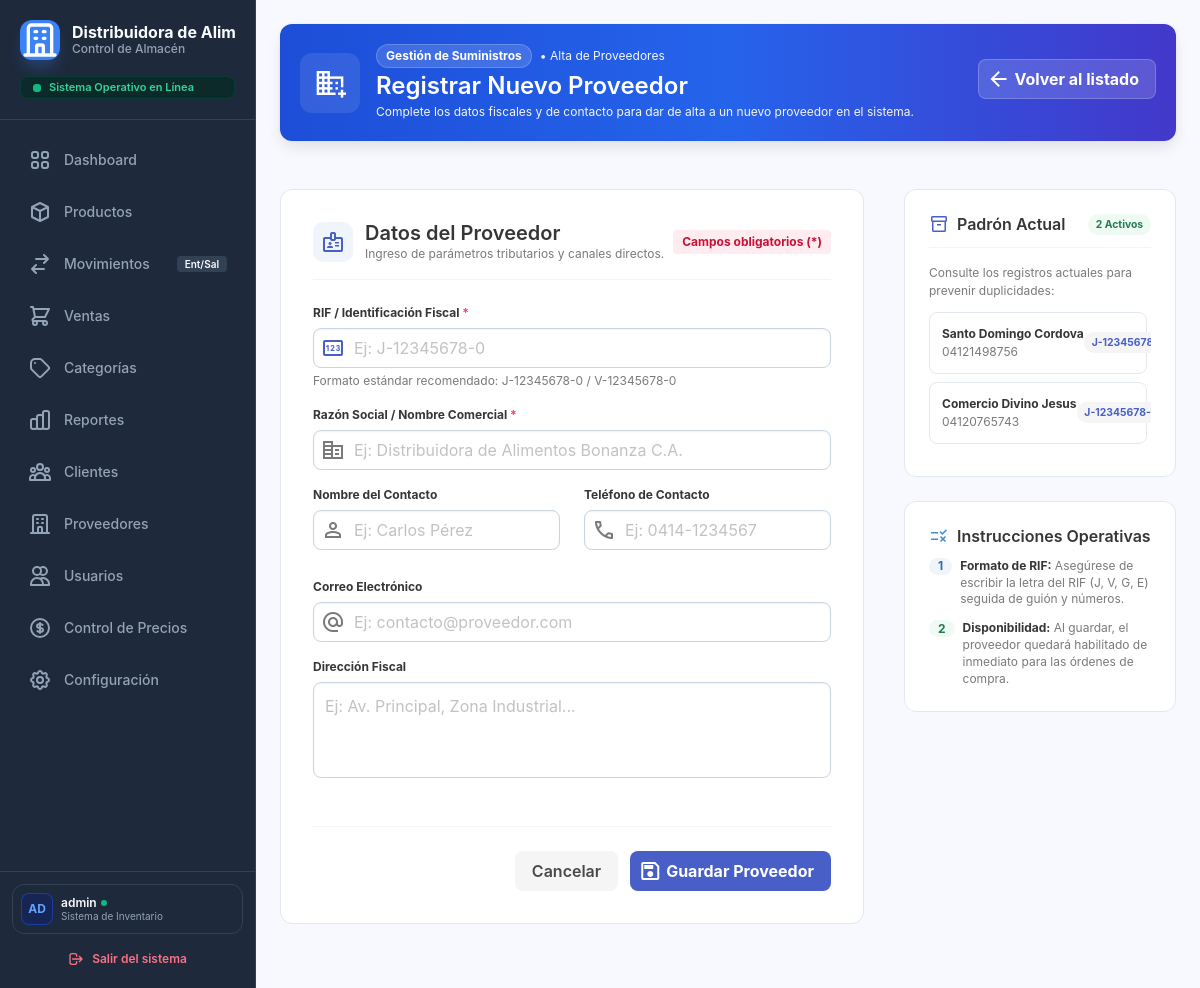
The app's page /index.php?controller=proveedor&action=formcrearproveedor (signed in), older data.
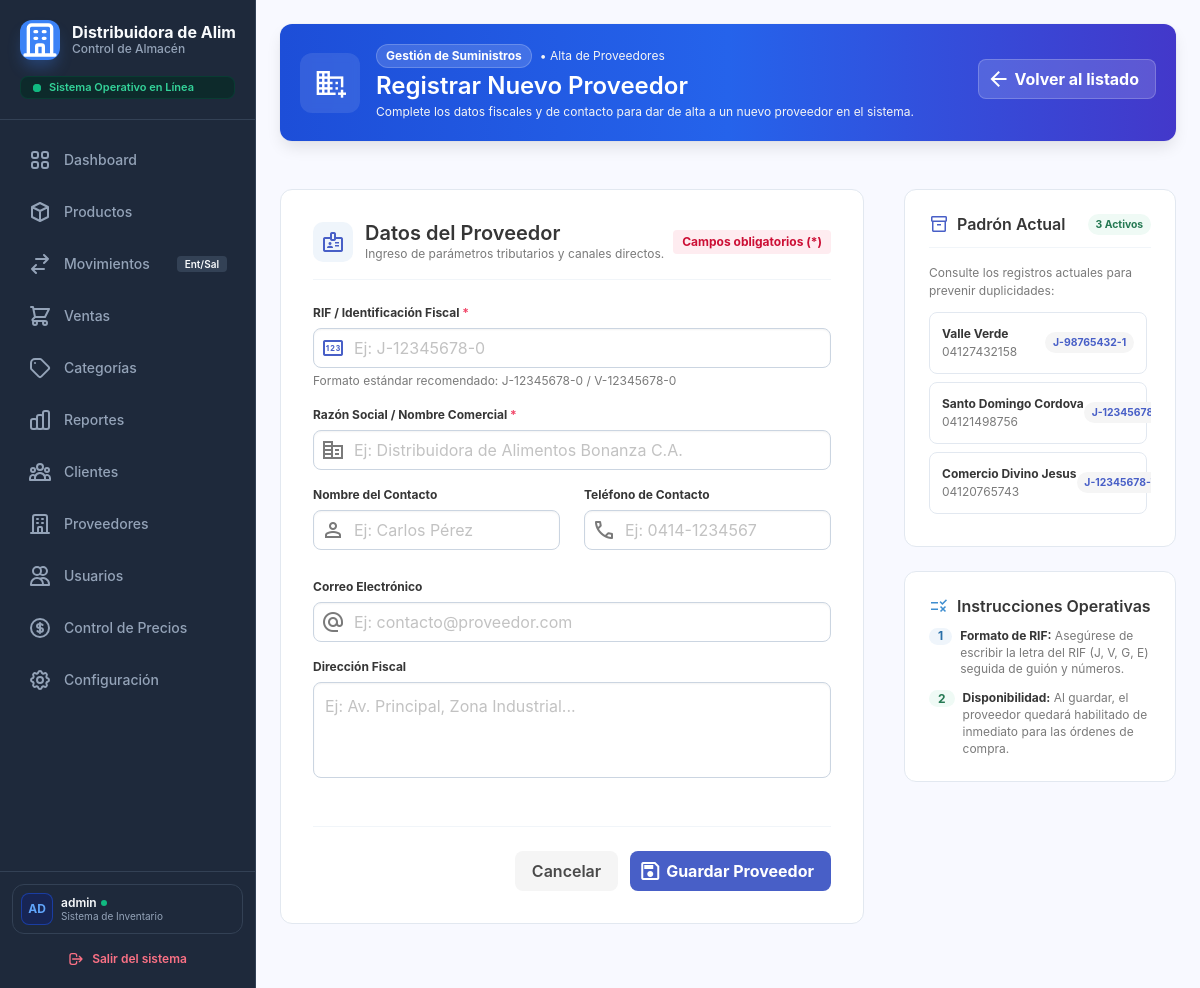
The same page, newer data.
### tables this page shows
CREATE TABLE `proveedores` (
  `id_proveedor` int(11) NOT NULL AUTO_INCREMENT,
  `rif` varchar(20) NOT NULL,
  `razon_social` varchar(100) NOT NULL,
  `nombre_contacto` varchar(100) DEFAULT NULL,
  `telefono` varchar(20) DEFAULT NULL,
  `email` varchar(100) DEFAULT NULL,
  `direccion` text DEFAULT NULL,
  `estado` tinyint(1) DEFAULT 1,
  PRIMARY KEY (`id_proveedor`),
  UNIQUE KEY `rif` (`rif`)
);

### app/controller/proveedorController.php (called while the page is built, shortened)
<?php
require_once __DIR__ . '/../model/proveedorModel.php';
class ProveedorController {
    private $proveedorModel;
    public function __construct() {
        $database = new Database();
        $pdo = $database->getConnection();
        $this->proveedorModel = new proveedorModel($pdo);
    }
    public function formcrearproveedor() {
        $proveedores = $this->proveedorModel->getAll();
        require_once __DIR__ . '/../views/proveedor/crearProveedor.php';
    }
}
?>

### public/index.php (called while the page is built, shortened)
<?php
$controlador = $_GET['controller'] ?? 'sistema';
$accion      = $_GET['action']     ?? 'index';
$controlador = is_string($controlador) ? strtolower($controlador) : '';
$accion      = is_string($accion)      ? strtolower($accion)      : '';
$definicion = $rutas[$controlador];
$ruta       = $definicion['acciones'][$accion];
$json       = $ruta['json'];
try {
    $instancia = new $clase();
    $instancia->$accion();
} catch (Throwable $e) {
    registrarEvento('error_interno', $controlador . '/' . $accion . ': ' . $e->getMessage());
    responderError(
        500,
        MODO_DESARROLLO ? $e->getMessage() : 'Ocurrió un error interno. Inténtalo de nuevo más tarde.',
        $json
    );
}

### app/model/proveedorModel.php (called while the page is built, shortened)
<?php
    class ProveedorModel{
        private $pdo;
        public function __construct($pdo){
            $this->pdo = $pdo;
    }
        public function getAll(){
            $stmt = $this->pdo->query("SELECT * FROM proveedores ORDER BY razon_social ASC");
            return $stmt->fetchAll(PDO::FETCH_ASSOC);
        }
}
    ?>

### app/views/proveedor/crearProveedor.php (the view, shortened to what the changed rows need)
<?php
$proveedores = $proveedores ?? [];
?>
<!DOCTYPE html>
<html lang="es">
<head>
    <link href="https://cdnjs.cloudflare.com/ajax/libs/font-awesome/6.4.0/css/all.min.css" rel="stylesheet">
    <link href="https://cdn.jsdelivr.net/npm/bulma@0.9.4/css/bulma.min.css" rel="stylesheet">
    <link rel="stylesheet" href="assets/css/sidebar.css" />
    <link rel="stylesheet" href="assets/css/tablas.css" />
</head>
<body class="is-flex" style="background-color: #f8f9ff; height: 100vh; overflow: hidden; width: 100%;">
    <?php require_once __DIR__ . '/../layouts/sidebar.php'; ?>
    <main class="main is-flex-grow-1" style="background-color: #f8f9ff; width: 100%; height: 100vh; overflow-y: auto; overflow-x: hidden;">
        <div class="p-5" style="width: 100%; padding-bottom: 4rem !important;">
            <div class="box mb-6" style="background: linear-gradient(90deg, #1d4ed8 0%, #2563eb 50%, #4338ca 100%); border-radius: 12px; border: none; overflow: hidden; position: relative;">
                <div class="is-flex is-align-items-center is-justify-content-space-between is-flex-wrap-wrap" style="gap: 1.5rem; position: relative; z-index: 2;">
                    <div class="is-flex is-align-items-center" style="gap: 1rem;">
                        <div>
                            <h1 class="title is-4 has-text-white mb-0 mt-1">Registrar Nuevo Proveedor</h1>
                        </div>
                    </div>
                </div>
            </div>
            <div class="columns is-variable is-5">
                <div class="column is-8">
                    <form action="index.php?controller=proveedor&action=guardar" method="POST" id="formCrearProveedor" class="box is-shadowless" style="border: 1px solid #e2e8f0; border-radius: 12px; padding: 2rem;">
                        <div class="is-flex is-align-items-center is-justify-content-space-between mb-5" style="border-bottom: 1px solid #f1f5f9; padding-bottom: 1rem;">
                            <div class="is-flex is-align-items-center" style="gap: 12px;">
                                <div>
                                    <h2 class="title is-5 mb-0 has-text-dark">Datos del Proveedor</h2>
                                </div>
                            </div>
                        </div>
                    </form>
                </div>
                <div class="column is-4">
                    <div class="box is-shadowless mb-5" style="border: 1px solid #e2e8f0; border-radius: 12px; padding: 1.5rem;">
                        <div class="is-flex is-align-items-center is-justify-content-space-between mb-4" style="border-bottom: 1px solid #f1f5f9; padding-bottom: 0.75rem;">
                            <div class="is-flex is-align-items-center" style="gap: 8px;">
                                <span class="material-symbols-outlined has-text-link is-size-5">inventory_2</span>
                                <h3 class="title is-6 mb-0 has-text-dark">Padrón Actual</h3>
                            </div>
                            <span class="tag is-success is-light is-rounded has-text-weight-bold" style="font-size: 0.65rem;">
                                <?= count($proveedores) ?> Activos
                            </span>
                        </div>
                        <div style="max-height: 240px; overflow-y: auto; padding-right: 4px;">
                            <?php if (!empty($proveedores)): ?>
                                <?php $recientes = array_slice(array_reverse($proveedores), 0, 4); ?>
                                <?php foreach ($recientes as $prov): ?>
                                    <?php
                                        $razon = $prov['razon_social'] ?? $prov['nombre_razon_social'] ?? 'Sin Nombre';
                                        $rifVal = $prov['rif'] ?? (isset($prov['tipo_documento'], $prov['num_documento']) ? $prov['tipo_documento'].'-'.$prov['num_documento'] : 'N/A');
                                    ?>
                                    <div class="is-flex is-align-items-center is-justify-content-space-between p-3 mb-2 has-background-white" style="border-radius: 8px; border: 1px solid #e2e8f0;">
                                        <div class="is-flex is-flex-direction-column" style="max-width: 150px;">
                                            <span class="is-size-7 has-text-weight-bold has-text-dark" style="white-space: nowrap; overflow: hidden; text-overflow: ellipsis;"><?= htmlspecialchars($razon) ?></span>
                                            <span class="is-size-7 has-text-grey"><?= htmlspecialchars($prov['telefono'] ?? 'S/N') ?></span>
                                        </div>
                                        <span class="tag is-light is-rounded font-mono has-text-link has-text-weight-bold" style="font-size: 0.65rem;">
                                            <?= htmlspecialchars($rifVal) ?>
                                        </span>
                                    </div>
                                <?php endforeach; ?>
                            <?php else: ?>
                                <p class="is-size-7 has-text-grey-light is-italic">No hay proveedores registrados aún.</p>
                            <?php endif; ?>
                        </div>
                    </div>
                </div>
            </div>
        </div>
    </main>
</body>
</html>

Row changes from the older to the newer data that the page shows:
added proveedores: razon_social "Valle Verde", telefono "04127432158", rif "J-98765432-1"
Text that changed along with them:
count($proveedores): "2" → "3"
